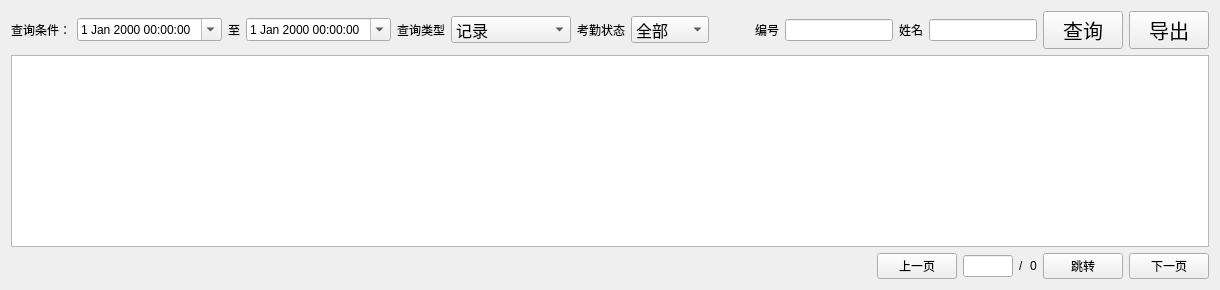
     <widget class="QWidget" name="tab_2">
      <attribute name="title">
       <string>考勤</string>
      </attribute>
      <layout class="QGridLayout" name="gridLayout_3">
       <item row="0" column="0" colspan="2">
        <layout class="QHBoxLayout" name="horizontalLayout_2">
         <item>
          <widget class="QLabel" name="label_6">
           <property name="text">
            <string>查询条件：</string>
           </property>
          </widget>
         </item>
         <item>
          <widget class="QDateTimeEdit" name="dateTimeEdit_BeginAtd">
           <property name="calendarPopup">
            <bool>true</bool>
           </property>
          </widget>
         </item>
         <item>
          <widget class="QLabel" name="label_7">
           <property name="text">
            <string>至</string>
           </property>
          </widget>
         </item>
         <item>
          <widget class="QDateTimeEdit" name="dateTimeEdit_EndAtd">
           <property name="font">
            <font>
             <pointsize>9</pointsize>
            </font>
           </property>
           <property name="calendarPopup">
            <bool>true</bool>
           </property>
          </widget>
         </item>
         <item>
          <widget class="QLabel" name="label_8">
           <property name="text">
            <string>查询类型</string>
           </property>
          </widget>
         </item>
         <item>
          <widget class="QComboBox" name="comboBox_Attend">
           <property name="minimumSize">
            <size>
             <width>120</width>
             <height>0</height>
            </size>
           </property>
           <property name="font">
            <font>
             <family>Arial</family>
             <pointsize>12</pointsize>
            </font>
           </property>
           <item>
            <property name="text">
             <string>记录</string>
            </property>
           </item>
           <item>
            <property name="text">
             <string>统计</string>
            </property>
           </item>
          </widget>
         </item>
         <item>
          <widget class="QLabel" name="label_11">
           <property name="text">
            <string>考勤状态</string>
           </property>
          </widget>
         </item>
         <item>
          <widget class="QComboBox" name="comboBox_Attend_state">
           <property name="font">
            <font>
             <family>Arial</family>
             <pointsize>12</pointsize>
            </font>
           </property>
           <item>
            <property name="text">
             <string>全部</string>
            </property>
           </item>
           <item>
            <property name="text">
             <string>迟到</string>
            </property>
           </item>
           <item>
            <property name="text">
             <string>早退</string>
            </property>
           </item>
           <item>
            <property name="text">
             <string>未考勤</string>
            </property>
           </item>
           <item>
            <property name="text">
             <string>异常</string>
            </property>
           </item>
          </widget>
         </item>
         <item>
          <spacer name="horizontalSpacer_13">
           <property name="orientation">
            <enum>Qt::Horizontal</enum>
           </property>
           <property name="sizeHint" stdset="0">
            <size>
             <width>40</width>
             <height>20</height>
            </size>
           </property>
          </spacer>
         </item>
         <item>
          <widget class="QLabel" name="label_9">
           <property name="text">
            <string>编号</string>
           </property>
          </widget>
         </item>
         <item>
          <widget class="QLineEdit" name="lineEdit_Attend_No">
           <property name="sizePolicy">
            <sizepolicy hsizetype="Expanding" vsizetype="Fixed">
             <horstretch>0</horstretch>
             <verstretch>0</verstretch>
            </sizepolicy>
           </property>
          </widget>
         </item>
         <item>
          <widget class="QLabel" name="label_10">
           <property name="text">
            <string>姓名</string>
           </property>
          </widget>
         </item>
         <item>
          <widget class="QLineEdit" name="lineEdit_Attend_Name"/>
         </item>
         <item>
          <widget class="QPushButton" name="btnAttendSearch">
           <property name="font">
            <font>
             <pointsize>15</pointsize>
            </font>
           </property>
           <property name="text">
            <string>查询</string>
           </property>
           <property name="icon">
            <iconset resource="res.qrc">
             <normaloff>:/res/SoftIcon/search.png</normaloff>:/res/SoftIcon/search.png</iconset>
           </property>
          </widget>
         </item>
         <item>
          <widget class="QPushButton" name="btnAttendExport">
           <property name="font">
            <font>
             <pointsize>15</pointsize>
            </font>
           </property>
           <property name="text">
            <string>导出</string>
           </property>
           <property name="icon">
            <iconset resource="res.qrc">
             <normaloff>:/res/SoftIcon/excel.png</normaloff>:/res/SoftIcon/excel.png</iconset>
           </property>
          </widget>
         </item>
        </layout>
       </item>
       <item row="1" column="0" colspan="2">
        <widget class="QTableWidget" name="tableWidget_Atd"/>
       </item>
       <item row="2" column="0">
        <spacer name="horizontalSpacer_12">
         <property name="orientation">
          <enum>Qt::Horizontal</enum>
         </property>
         <property name="sizeHint" stdset="0">
          <size>
           <width>849</width>
           <height>20</height>
          </size>
         </property>
        </spacer>
       </item>
       <item row="2" column="1">
        <layout class="QHBoxLayout" name="horizontalLayout_15">
         <item>
          <widget class="QPushButton" name="btnAttendPre">
           <property name="sizePolicy">
            <sizepolicy hsizetype="Fixed" vsizetype="Fixed">
             <horstretch>0</horstretch>
             <verstretch>0</verstretch>
            </sizepolicy>
           </property>
           <property name="text">
            <string>上一页</string>
           </property>
           <property name="icon">
            <iconset resource="res.qrc">
             <normaloff>:/res/SoftIcon/PrePage2.png</normaloff>:/res/SoftIcon/PrePage2.png</iconset>
           </property>
          </widget>
         </item>
         <item>
          <widget class="QLineEdit" name="lineEdit_Attend">
           <property name="sizePolicy">
            <sizepolicy hsizetype="Fixed" vsizetype="Fixed">
             <horstretch>0</horstretch>
             <verstretch>0</verstretch>
            </sizepolicy>
           </property>
           <property name="maximumSize">
            <size>
             <width>50</width>
             <height>16777215</height>
            </size>
           </property>
          </widget>
         </item>
         <item>
          <widget class="QLabel" name="label_49">
           <property name="maximumSize">
            <size>
             <width>20</width>
             <height>16777215</height>
            </size>
           </property>
           <property name="text">
            <string>/</string>
           </property>
          </widget>
         </item>
         <item>
          <widget class="QLabel" name="label_Attend">
           <property name="maximumSize">
            <size>
             <width>50</width>
             <height>16777215</height>
            </size>
           </property>
           <property name="text">
            <string>0</string>
           </property>
          </widget>
         </item>
         <item>
          <widget class="QPushButton" name="btnAttendJump">
           <property name="sizePolicy">
            <sizepolicy hsizetype="Fixed" vsizetype="Fixed">
             <horstretch>0</horstretch>
             <verstretch>0</verstretch>
            </sizepolicy>
           </property>
           <property name="text">
            <string>跳转</string>
           </property>
           <property name="icon">
            <iconset resource="res.qrc">
             <normaloff>:/res/SoftIcon/jump.png</normaloff>:/res/SoftIcon/jump.png</iconset>
           </property>
          </widget>
         </item>
         <item>
          <widget class="QPushButton" name="btnAttendNext">
           <property name="sizePolicy">
            <sizepolicy hsizetype="Fixed" vsizetype="Fixed">
             <horstretch>0</horstretch>
             <verstretch>0</verstretch>
            </sizepolicy>
           </property>
           <property name="layoutDirection">
            <enum>Qt::RightToLeft</enum>
           </property>
           <property name="inputMethodHints">
            <set>Qt::ImhNone</set>
           </property>
           <property name="text">
            <string>下一页</string>
           </property>
           <property name="icon">
            <iconset resource="res.qrc">
             <normaloff>:/res/SoftIcon/PrePage.png</normaloff>:/res/SoftIcon/PrePage.png</iconset>
           </property>
          </widget>
         </item>
        </layout>
       </item>
      </layout>
     </widget>
